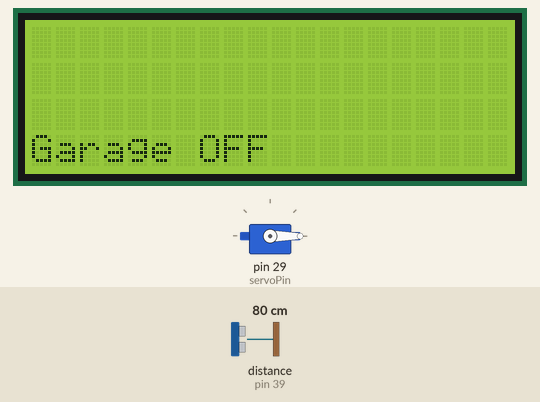
Recording of a sketch running on a simulated Arduino Mega 2560, built with avr-gcc and run on an emulated ATmega2560. Parts: servo, 20×4 character LCD. Wiring (inferred from the names in the program): ultrasonic range finder: trigger pin 40; echo pin 39. The inputs (shaded band) are chosen by the test bench; at power-on: distance to the obstacle (sensor on pin 39) 80 cm. The echo pulse lasts 58.3 µs per cm.

Above: at 3.36 s.
3.4 s: distance to the obstacle (sensor on pin 39) set to 2 cm
At 3.48 s:
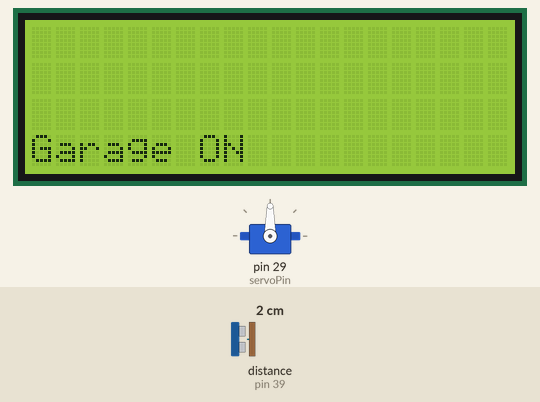
5.0 s: distance to the obstacle (sensor on pin 39) set to 9 cm
At 5.17 s:
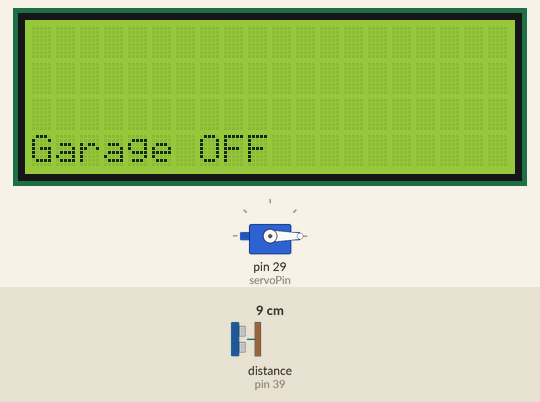
6.8 s: distance to the obstacle (sensor on pin 39) set to 4 cm
At 6.99 s:
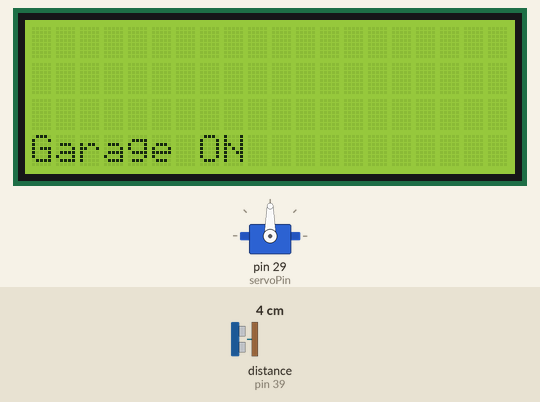
8.5 s: distance to the obstacle (sensor on pin 39) set to 18 cm
At 8.69 s:
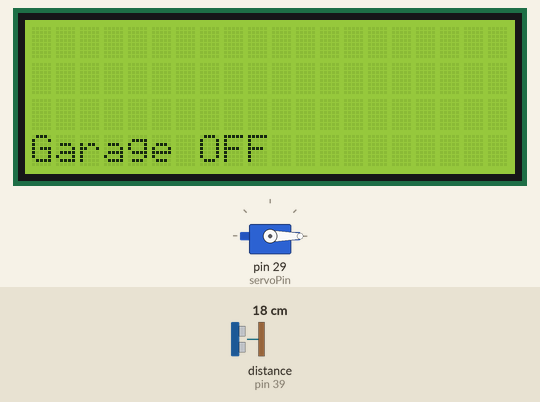
Timing chart, 0 to 11.2 s (numbered marks = the images above; inputs shaded):
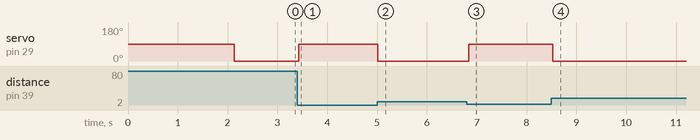

The sketch:

smart_garage.ino
```cpp
#include <Servo.h>
#include <Wire.h>
#include <LiquidCrystal_I2C.h>

#define distanceThreshold 5

const int trigPin = 40;
const int echoPin = 39;
const int servoPin = 29;

Servo myServo;

LiquidCrystal_I2C lcd(0x27, 20, 4);

long duration;
int distanceCm;

void setup() {

  pinMode(trigPin, OUTPUT);
  pinMode(echoPin, INPUT);

  myServo.attach(servoPin);
  lcd.init();
  lcd.backlight();

  // Display "System Loading" on LCD
  lcd.setCursor(3, 0);
  lcd.print("System Loading");
  for (int a = 0; a < 20; a++) {
    lcd.setCursor(a, 1);
    lcd.print(".");
    delay(100);
  }
  lcd.clear();
}

void loop() {
  lcd.clear();
  digitalWrite(trigPin, LOW);
  delayMicroseconds(2);

  digitalWrite(trigPin, HIGH);
  delayMicroseconds(10);
  digitalWrite(trigPin, LOW);

  duration = pulseIn(echoPin, HIGH);
  distanceCm = duration / 58;

  if (distanceCm < distanceThreshold)
  {
    myServo.write(90);
    lcd.setCursor(0, 3);
    lcd.print("Garage ON");
  }
  else
  {
    myServo.write(0);
    lcd.setCursor(0, 3);
    lcd.print("Garage OFF");
  }
  delay(100);
}
```

Measured:
- after the input at 3.4 s, servo on pin 29 (servoPin): 0° → 90° at once; the display: first differs from a run without the input at once (image 1)
- after the input at 5.0 s, servo on pin 29 (servoPin): 90° → 0° at once; the display: first differs from a run without the input at once (image 2)
- after the input at 6.8 s, servo on pin 29 (servoPin): 0° → 90° at once; the display: first differs from a run without the input at once (image 3)
- after the input at 8.5 s, servo on pin 29 (servoPin): 90° → 0° at once; the display: first differs from a run without the input at once (image 4)
